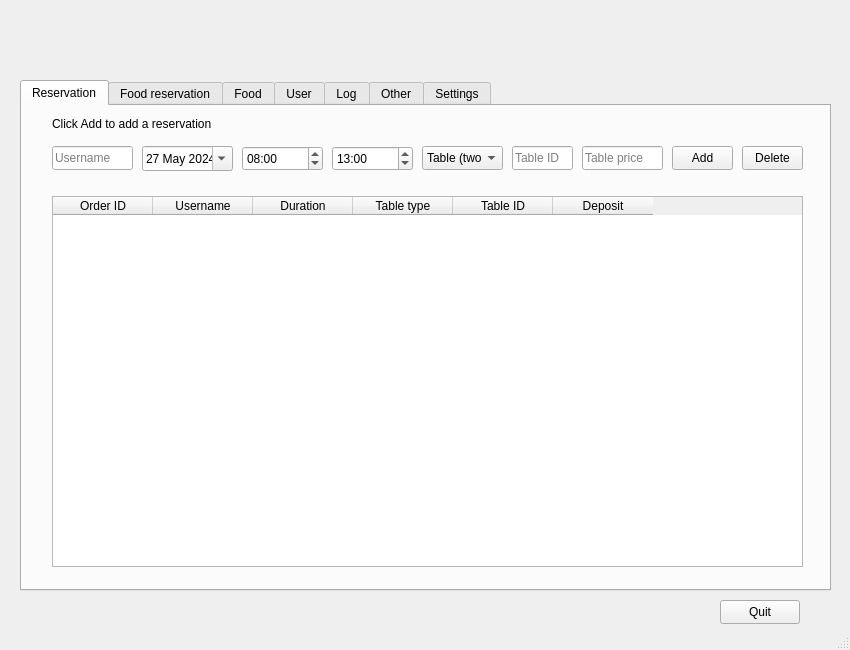
<?xml version="1.0" encoding="UTF-8"?>
<ui version="4.0">
 <class>MainWindowAdmin</class>
 <widget class="QMainWindow" name="MainWindowAdmin">
  <property name="geometry">
   <rect>
    <x>0</x>
    <y>0</y>
    <width>850</width>
    <height>650</height>
   </rect>
  </property>
  <property name="windowTitle">
   <string>MainWindow</string>
  </property>
  <widget class="QWidget" name="centralwidget">
   <widget class="QLabel" name="time_label">
    <property name="geometry">
     <rect>
      <x>630</x>
      <y>30</y>
      <width>171</width>
      <height>31</height>
     </rect>
    </property>
    <property name="font">
     <font>
      <pointsize>10</pointsize>
     </font>
    </property>
    <property name="text">
     <string/>
    </property>
   </widget>
   <widget class="QTabWidget" name="tabWidget">
    <property name="geometry">
     <rect>
      <x>20</x>
      <y>80</y>
      <width>811</width>
      <height>511</height>
     </rect>
    </property>
    <property name="currentIndex">
     <number>0</number>
    </property>
    <widget class="QWidget" name="reservation_tab">
     <attribute name="title">
      <string>Reservation</string>
     </attribute>
     <widget class="QLineEdit" name="table_priceEdit">
      <property name="geometry">
       <rect>
        <x>560</x>
        <y>40</y>
        <width>81</width>
        <height>24</height>
       </rect>
      </property>
      <property name="placeholderText">
       <string>Table price</string>
      </property>
     </widget>
     <widget class="QTimeEdit" name="begin_timeEdit">
      <property name="geometry">
       <rect>
        <x>220</x>
        <y>40</y>
        <width>81</width>
        <height>25</height>
       </rect>
      </property>
      <property name="currentSection">
       <enum>QDateTimeEdit::HourSection</enum>
      </property>
      <property name="displayFormat">
       <string>hh:mm</string>
      </property>
      <property name="calendarPopup">
       <bool>false</bool>
      </property>
      <property name="time">
       <time>
        <hour>8</hour>
        <minute>0</minute>
        <second>0</second>
       </time>
      </property>
     </widget>
     <widget class="QTableWidget" name="reservation_table">
      <property name="geometry">
       <rect>
        <x>30</x>
        <y>90</y>
        <width>751</width>
        <height>371</height>
       </rect>
      </property>
      <column>
       <property name="text">
        <string>Order ID</string>
       </property>
      </column>
      <column>
       <property name="text">
        <string>Username</string>
       </property>
      </column>
      <column>
       <property name="text">
        <string>Duration</string>
       </property>
      </column>
      <column>
       <property name="text">
        <string>Table type</string>
       </property>
      </column>
      <column>
       <property name="text">
        <string>Table ID</string>
       </property>
      </column>
      <column>
       <property name="text">
        <string>Deposit</string>
       </property>
      </column>
     </widget>
     <widget class="QLineEdit" name="usernameEdit">
      <property name="geometry">
       <rect>
        <x>30</x>
        <y>40</y>
        <width>81</width>
        <height>24</height>
       </rect>
      </property>
      <property name="inputMask">
       <string/>
      </property>
      <property name="text">
       <string/>
      </property>
      <property name="placeholderText">
       <string>Username</string>
      </property>
     </widget>
     <widget class="QPushButton" name="addButton">
      <property name="geometry">
       <rect>
        <x>650</x>
        <y>40</y>
        <width>61</width>
        <height>24</height>
       </rect>
      </property>
      <property name="text">
       <string>Add</string>
      </property>
     </widget>
     <widget class="QDateEdit" name="dateEdit">
      <property name="geometry">
       <rect>
        <x>120</x>
        <y>40</y>
        <width>91</width>
        <height>25</height>
       </rect>
      </property>
      <property name="dateTime">
       <datetime>
        <hour>8</hour>
        <minute>0</minute>
        <second>0</second>
        <year>2024</year>
        <month>5</month>
        <day>27</day>
       </datetime>
      </property>
      <property name="calendarPopup">
       <bool>true</bool>
      </property>
     </widget>
     <widget class="QLineEdit" name="table_idEdit">
      <property name="geometry">
       <rect>
        <x>490</x>
        <y>40</y>
        <width>61</width>
        <height>24</height>
       </rect>
      </property>
      <property name="placeholderText">
       <string>Table ID</string>
      </property>
     </widget>
     <widget class="QPushButton" name="deleteButton">
      <property name="geometry">
       <rect>
        <x>720</x>
        <y>40</y>
        <width>61</width>
        <height>24</height>
       </rect>
      </property>
      <property name="text">
       <string>Delete</string>
      </property>
     </widget>
     <widget class="QComboBox" name="table_typeBox">
      <property name="geometry">
       <rect>
        <x>400</x>
        <y>40</y>
        <width>81</width>
        <height>24</height>
       </rect>
      </property>
      <item>
       <property name="text">
        <string>Table (two)</string>
       </property>
      </item>
      <item>
       <property name="text">
        <string>Table (four)</string>
       </property>
      </item>
      <item>
       <property name="text">
        <string>Box</string>
       </property>
      </item>
     </widget>
     <widget class="QTimeEdit" name="end_timeEdit">
      <property name="geometry">
       <rect>
        <x>310</x>
        <y>40</y>
        <width>81</width>
        <height>25</height>
       </rect>
      </property>
      <property name="displayFormat">
       <string>hh:mm</string>
      </property>
      <property name="calendarPopup">
       <bool>false</bool>
      </property>
      <property name="time">
       <time>
        <hour>13</hour>
        <minute>0</minute>
        <second>0</second>
       </time>
      </property>
     </widget>
     <widget class="QLabel" name="add_promptLabel">
      <property name="geometry">
       <rect>
        <x>30</x>
        <y>10</y>
        <width>181</width>
        <height>16</height>
       </rect>
      </property>
      <property name="text">
       <string>Click Add to add a reservation</string>
      </property>
     </widget>
    </widget>
    <widget class="QWidget" name="tab_4">
     <attribute name="title">
      <string>Food reservation</string>
     </attribute>
     <widget class="QTableWidget" name="pair_table">
      <property name="geometry">
       <rect>
        <x>30</x>
        <y>90</y>
        <width>751</width>
        <height>371</height>
       </rect>
      </property>
      <column>
       <property name="text">
        <string>Pair ID</string>
       </property>
      </column>
      <column>
       <property name="text">
        <string>Username</string>
       </property>
      </column>
      <column>
       <property name="text">
        <string>Reservation ID</string>
       </property>
      </column>
      <column>
       <property name="text">
        <string>Food ID</string>
       </property>
      </column>
      <column>
       <property name="text">
        <string>Food name</string>
       </property>
      </column>
      <column>
       <property name="text">
        <string>Price</string>
       </property>
      </column>
     </widget>
     <widget class="QLabel" name="pair_promptLabel">
      <property name="geometry">
       <rect>
        <x>30</x>
        <y>10</y>
        <width>241</width>
        <height>16</height>
       </rect>
      </property>
      <property name="text">
       <string>Click Delete to delete a food reservation</string>
      </property>
     </widget>
     <widget class="QPushButton" name="pair_deleteButton">
      <property name="geometry">
       <rect>
        <x>720</x>
        <y>40</y>
        <width>61</width>
        <height>24</height>
       </rect>
      </property>
      <property name="text">
       <string>Delete</string>
      </property>
     </widget>
    </widget>
    <widget class="QWidget" name="tab_5">
     <attribute name="title">
      <string>Food</string>
     </attribute>
     <widget class="QTableWidget" name="food_table">
      <property name="geometry">
       <rect>
        <x>30</x>
        <y>90</y>
        <width>751</width>
        <height>371</height>
       </rect>
      </property>
      <column>
       <property name="text">
        <string>Food ID</string>
       </property>
      </column>
      <column>
       <property name="text">
        <string>Name</string>
       </property>
      </column>
      <column>
       <property name="text">
        <string>Price</string>
       </property>
      </column>
      <column>
       <property name="text">
        <string>Description</string>
       </property>
      </column>
     </widget>
     <widget class="QLabel" name="add_food_promptLabel">
      <property name="geometry">
       <rect>
        <x>30</x>
        <y>10</y>
        <width>181</width>
        <height>16</height>
       </rect>
      </property>
      <property name="text">
       <string>Click Add to add food</string>
      </property>
     </widget>
     <widget class="QPushButton" name="food_addButton">
      <property name="geometry">
       <rect>
        <x>650</x>
        <y>40</y>
        <width>61</width>
        <height>24</height>
       </rect>
      </property>
      <property name="text">
       <string>Add</string>
      </property>
     </widget>
     <widget class="QPushButton" name="food_deleteButton">
      <property name="geometry">
       <rect>
        <x>720</x>
        <y>40</y>
        <width>61</width>
        <height>24</height>
       </rect>
      </property>
      <property name="text">
       <string>Delete</string>
      </property>
     </widget>
     <widget class="QLineEdit" name="foodnameEdit">
      <property name="geometry">
       <rect>
        <x>30</x>
        <y>40</y>
        <width>121</width>
        <height>24</height>
       </rect>
      </property>
      <property name="inputMask">
       <string/>
      </property>
      <property name="text">
       <string/>
      </property>
      <property name="placeholderText">
       <string>Food name</string>
      </property>
     </widget>
     <widget class="QLineEdit" name="foodpriceEdit">
      <property name="geometry">
       <rect>
        <x>160</x>
        <y>40</y>
        <width>61</width>
        <height>24</height>
       </rect>
      </property>
      <property name="inputMask">
       <string/>
      </property>
      <property name="text">
       <string/>
      </property>
      <property name="placeholderText">
       <string>Price</string>
      </property>
     </widget>
     <widget class="QLineEdit" name="fooddescriptionEdit">
      <property name="geometry">
       <rect>
        <x>230</x>
        <y>40</y>
        <width>411</width>
        <height>24</height>
       </rect>
      </property>
      <property name="inputMask">
       <string/>
      </property>
      <property name="text">
       <string/>
      </property>
      <property name="placeholderText">
       <string>Description</string>
      </property>
     </widget>
    </widget>
    <widget class="QWidget" name="user_tab">
     <attribute name="title">
      <string>User</string>
     </attribute>
     <widget class="QTableWidget" name="user_table">
      <property name="geometry">
       <rect>
        <x>30</x>
        <y>90</y>
        <width>751</width>
        <height>371</height>
       </rect>
      </property>
      <column>
       <property name="text">
        <string>ID</string>
       </property>
      </column>
      <column>
       <property name="text">
        <string>Username</string>
       </property>
      </column>
      <column>
       <property name="text">
        <string>Nickname</string>
       </property>
      </column>
      <column>
       <property name="text">
        <string>Phone Number</string>
       </property>
      </column>
      <column>
       <property name="text">
        <string>Password</string>
       </property>
      </column>
     </widget>
     <widget class="QPushButton" name="user_deleteButton">
      <property name="geometry">
       <rect>
        <x>650</x>
        <y>40</y>
        <width>131</width>
        <height>24</height>
       </rect>
      </property>
      <property name="text">
       <string>Delete</string>
      </property>
     </widget>
    </widget>
    <widget class="QWidget" name="tab_2">
     <attribute name="title">
      <string>Log</string>
     </attribute>
     <widget class="QTextBrowser" name="textBrowser">
      <property name="geometry">
       <rect>
        <x>30</x>
        <y>40</y>
        <width>751</width>
        <height>421</height>
       </rect>
      </property>
     </widget>
    </widget>
    <widget class="QWidget" name="tab">
     <attribute name="title">
      <string>Other</string>
     </attribute>
     <widget class="QPushButton" name="user_id_resetButton">
      <property name="geometry">
       <rect>
        <x>40</x>
        <y>130</y>
        <width>191</width>
        <height>41</height>
       </rect>
      </property>
      <property name="text">
       <string>Reset user ID</string>
      </property>
     </widget>
     <widget class="QPushButton" name="reservation_id_resetButton">
      <property name="geometry">
       <rect>
        <x>40</x>
        <y>68</y>
        <width>191</width>
        <height>41</height>
       </rect>
      </property>
      <property name="text">
       <string>Reset reservation ID</string>
      </property>
     </widget>
     <widget class="QPushButton" name="administrator_id_resetButton">
      <property name="geometry">
       <rect>
        <x>40</x>
        <y>190</y>
        <width>191</width>
        <height>41</height>
       </rect>
      </property>
      <property name="text">
       <string>Reset administrator ID</string>
      </property>
     </widget>
     <widget class="QPushButton" name="reservation_table_clearButton">
      <property name="geometry">
       <rect>
        <x>260</x>
        <y>70</y>
        <width>191</width>
        <height>41</height>
       </rect>
      </property>
      <property name="text">
       <string>Clear reservation Table</string>
      </property>
     </widget>
     <widget class="QPushButton" name="user_table_clearButton">
      <property name="geometry">
       <rect>
        <x>260</x>
        <y>130</y>
        <width>191</width>
        <height>41</height>
       </rect>
      </property>
      <property name="text">
       <string>Clear user Table</string>
      </property>
     </widget>
     <widget class="QPushButton" name="administrator_table_clearButton">
      <property name="geometry">
       <rect>
        <x>260</x>
        <y>190</y>
        <width>191</width>
        <height>41</height>
       </rect>
      </property>
      <property name="text">
       <string>Clear administrator Table</string>
      </property>
     </widget>
     <widget class="QLabel" name="label">
      <property name="geometry">
       <rect>
        <x>40</x>
        <y>20</y>
        <width>341</width>
        <height>31</height>
       </rect>
      </property>
      <property name="text">
       <string>These buttons are typically used for testing.</string>
      </property>
     </widget>
     <widget class="QPushButton" name="reservation_table_createButton">
      <property name="geometry">
       <rect>
        <x>480</x>
        <y>70</y>
        <width>191</width>
        <height>41</height>
       </rect>
      </property>
      <property name="text">
       <string>Create reservation Table</string>
      </property>
     </widget>
     <widget class="QPushButton" name="administrator_table_createButton">
      <property name="geometry">
       <rect>
        <x>480</x>
        <y>190</y>
        <width>191</width>
        <height>41</height>
       </rect>
      </property>
      <property name="text">
       <string>Create administrator Table</string>
      </property>
     </widget>
     <widget class="QPushButton" name="user_table_createButton">
      <property name="geometry">
       <rect>
        <x>480</x>
        <y>130</y>
        <width>191</width>
        <height>41</height>
       </rect>
      </property>
      <property name="text">
       <string>Create user Table</string>
      </property>
     </widget>
     <widget class="QPushButton" name="pair_id_resetButton">
      <property name="geometry">
       <rect>
        <x>40</x>
        <y>310</y>
        <width>191</width>
        <height>41</height>
       </rect>
      </property>
      <property name="text">
       <string>Reset pair ID</string>
      </property>
     </widget>
     <widget class="QPushButton" name="pair_table_clearButton">
      <property name="geometry">
       <rect>
        <x>260</x>
        <y>310</y>
        <width>191</width>
        <height>41</height>
       </rect>
      </property>
      <property name="text">
       <string>Clear pair Table</string>
      </property>
     </widget>
     <widget class="QPushButton" name="pair_table_createButton">
      <property name="geometry">
       <rect>
        <x>480</x>
        <y>310</y>
        <width>191</width>
        <height>41</height>
       </rect>
      </property>
      <property name="text">
       <string>Create pair Table</string>
      </property>
     </widget>
     <widget class="QPushButton" name="food_id_resetButton">
      <property name="geometry">
       <rect>
        <x>40</x>
        <y>250</y>
        <width>191</width>
        <height>41</height>
       </rect>
      </property>
      <property name="text">
       <string>Reset food ID</string>
      </property>
     </widget>
     <widget class="QPushButton" name="food_table_clearButton">
      <property name="geometry">
       <rect>
        <x>260</x>
        <y>250</y>
        <width>191</width>
        <height>41</height>
       </rect>
      </property>
      <property name="text">
       <string>Clear food Table</string>
      </property>
     </widget>
     <widget class="QPushButton" name="food_table_createButton">
      <property name="geometry">
       <rect>
        <x>480</x>
        <y>250</y>
        <width>191</width>
        <height>41</height>
       </rect>
      </property>
      <property name="text">
       <string>Create food Table</string>
      </property>
     </widget>
    </widget>
    <widget class="QWidget" name="tab_3">
     <attribute name="title">
      <string>Settings</string>
     </attribute>
     <widget class="QLabel" name="label_2">
      <property name="geometry">
       <rect>
        <x>30</x>
        <y>30</y>
        <width>62</width>
        <height>20</height>
       </rect>
      </property>
      <property name="text">
       <string>Themes</string>
      </property>
     </widget>
     <widget class="QComboBox" name="theme_selectBox">
      <property name="geometry">
       <rect>
        <x>30</x>
        <y>60</y>
        <width>161</width>
        <height>28</height>
       </rect>
      </property>
      <item>
       <property name="text">
        <string>Default</string>
       </property>
      </item>
      <item>
       <property name="text">
        <string>BlackNBlue</string>
       </property>
      </item>
     </widget>
    </widget>
   </widget>
   <widget class="QLabel" name="up_label">
    <property name="geometry">
     <rect>
      <x>20</x>
      <y>30</y>
      <width>241</width>
      <height>31</height>
     </rect>
    </property>
    <property name="font">
     <font>
      <pointsize>10</pointsize>
     </font>
    </property>
    <property name="text">
     <string/>
    </property>
   </widget>
   <widget class="QPushButton" name="quitButton">
    <property name="geometry">
     <rect>
      <x>720</x>
      <y>600</y>
      <width>80</width>
      <height>24</height>
     </rect>
    </property>
    <property name="text">
     <string>Quit</string>
    </property>
   </widget>
  </widget>
  <widget class="QMenuBar" name="menubar">
   <property name="geometry">
    <rect>
     <x>0</x>
     <y>0</y>
     <width>850</width>
     <height>17</height>
    </rect>
   </property>
  </widget>
  <widget class="QStatusBar" name="statusbar"/>
 </widget>
 <resources/>
 <connections/>
</ui>
